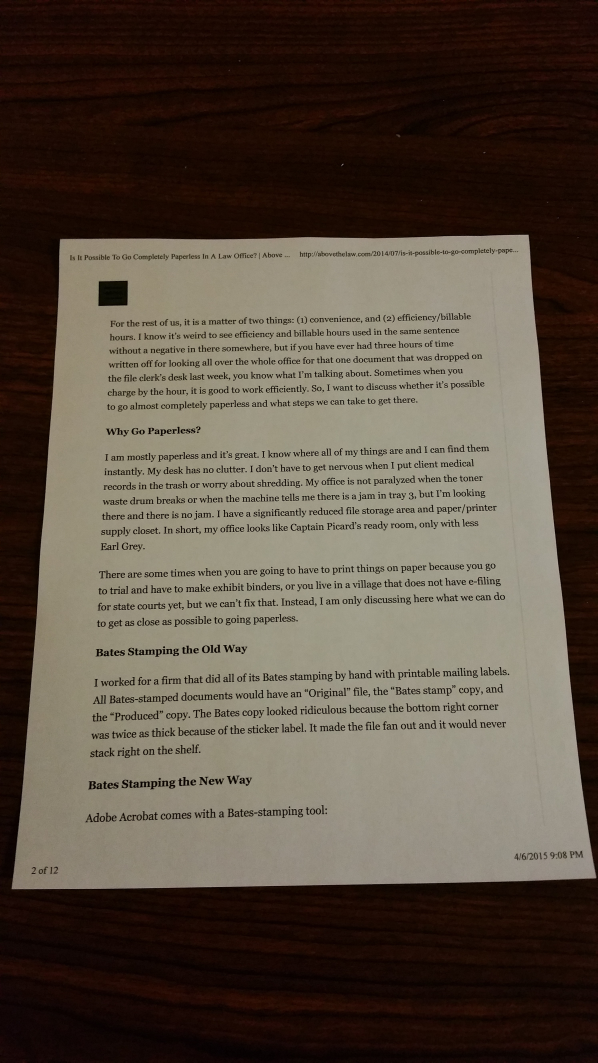
#> input picture imgs/cell_pic.jpg, 2988 x 5312 px (shown at 1/5 size); its folder holds only this picture in this run
$ python example.py
#> lines starting #> are read from the running program, lines starting #| are printed output that depends on the picture; after the words box and inside, x2 and y2 are one past the last pixel; in counts of white or black regions, pixels touching at a corner belong together
#> further down, img_in is the input picture: shape (5312, 2988, 3); mean B, G, R 66.8, 78.9, 90.4
### scanner_lib.py
# -*- coding: utf-8 -*-

import pathlib
import numpy as np
import cv2
from matplotlib import pyplot as plt

# Configure directories
BASE_DIR    = pathlib.Path(__file__).resolve().parent # Base project folder
IMGS_DIR     = BASE_DIR.joinpath('imgs') # Image resources subfolder (../imgs)
RESULTS_DIR  = BASE_DIR.joinpath('results') # Result subfolder (../results)

# [25 lines left out: function show_img, not called in this run]


def edge_img(img_0, thresh_L=100, thresh_H=400, sobel_size=3, gaus_size=0):
    '''
    Use canny method to edge detect an image.

    Parameters
    ----------
    img_0 : TYPE: 2D or 3D array of ints
        DESCRIPTION: original image.
    thresh_L : TYPE: int, optional
        DESCRIPTION: lower threshold of canny algorithm. The default is 100.
    thresh_H : TYPE: int, optional
        DESCRIPTION: higher threshold of canny algorithm. The default is 400.
    sobel_size : int, optional
        DESCRIPTION: size of sobel operator in canny. The default is 3.
    gaus_size : int, optional
        DESCRIPTION: size of preprocessing Gaussian filter. The default is 0.

    Returns
    -------
    img_canny : TYPE: 2D aray of ints
        DESCRIPTION: edge map of the image.

    '''
#> called with thresh_L = 100, thresh_H = 400, sobel_size = 3, gaus_size = 3
    # Convert to greyscale
    img_grey = cv2.cvtColor(img_0, cv2.COLOR_BGR2GRAY)
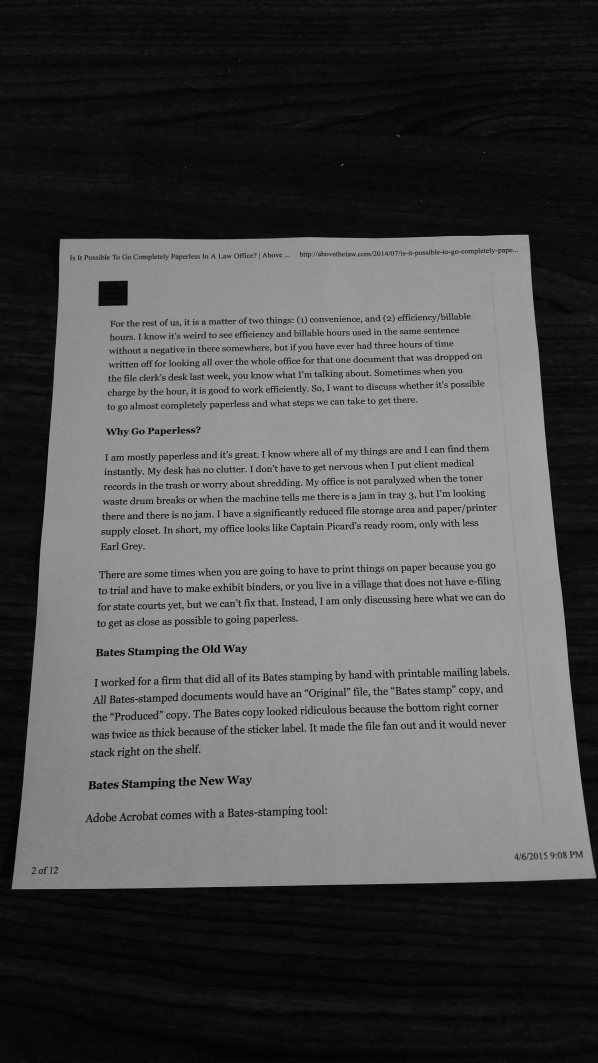
#> img_grey: shape (5312, 2988) (shown at 1/5 size); min 0, max 212, mean 80.9
    # Preprocess with low pass filter
    if gaus_size > 0:
        img_grey = cv2.GaussianBlur(img_grey, (gaus_size,gaus_size), 0)
    # Canny algo for edge detection
    img_canny = cv2.Canny(img_grey, thresh_L, thresh_H, sobel_size)
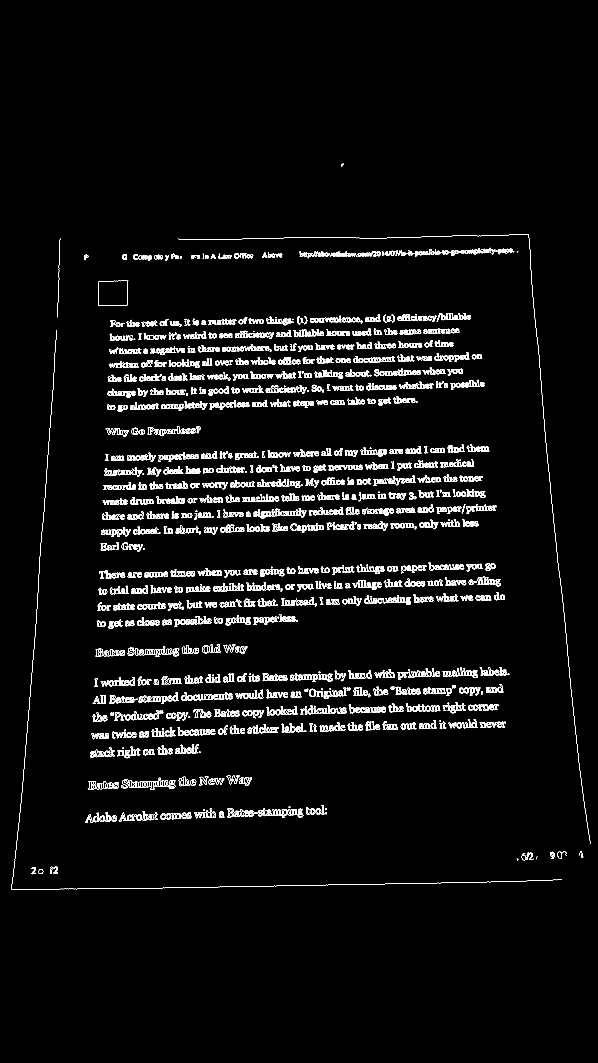
#> img_canny: shape (5312, 2988) (shown at 1/5 size); 1.6% white in thin lines or dots, all inside (x1, y1, x2, y2) = (57, 818, 2953, 4447)

    return img_canny

def contour_img(img_0, img_edged):
    """
    Find the outer contour of an image. Also map the found contour to the
    original image.

    Parameters
    ----------
    img_0 : TYPE: 2D or 3D array of ints
        DESCRIPTION: original image.
    img_edged : TYPE: 2D array of ints
        DESCRIPTION: edge map of the image.

    Raises
    ------
    Exception
        DESCRIPTION: cv2.findContours returns differently depends on OpenCV
                     version.

    Returns
    -------
    poly : 3D array of ints
        DESCRIPTION: coordinates of the approximated polygon corner.

    """
    cnts_info = cv2.findContours(img_edged.copy(), cv2.RETR_LIST,
                                  cv2.CHAIN_APPROX_SIMPLE)
#> cnts_info = 4517 contours, 976 with area under 20; largest, box (x1, y1, x2, y2) and area: (891, 3884, 948, 3931) 1340, (892, 3884, 948, 3931) 1308, (663, 3906, 752, 3939) 1299, (439, 3905, 480, 3948) 1230, (1010, 3227, 1050, 3266) 1220

    # Depends on OpenCV version
    if len(cnts_info) == 2:
        # findContours returns (contours, hierarchy) in OpenCV v2
        cnts = cnts_info[0]
#> cnts has the same summary as cnts_info
    elif len(cnts_info) == 3:
        # findContours returns (image, contours, hierarchy) in OpenCV v3
        cnts = cnts_info[1]
    else:
        raise Exception("Check OpenCV doc of your version on findContours to "
                        "locate contour list")

    # Find contour of largest area
    cnts = sorted(cnts, key=cv2.contourArea, reverse=True)

    cnt_len = cv2.arcLength(cnts[0], closed=True)
#> cnt_len = 295.6
    poly = np.squeeze(cv2.approxPolyDP(cnts[0], epsilon=0.02*cnt_len, closed=True))
#> poly = [[895, 3893], [898, 3929], [947, 3926], [945, 3904], [927, 3900], [927, 3885], [911, 3886], [914, 3925], [904, 3922], [912, 3900]]

    # cv2.drawContours(img_0, cnts[0], -1, (0,255,0), 2)
    cv2.drawContours(img_0, [poly], -1, (0,255,0), 2)


    return poly

def four_point_warp(img_0, poly):
    """
    Transform image perspective with given polygon points.

    Parameters
    ----------
    img_0 : TYPE: 2D or 3D array of ints
        DESCRIPTION: original image.
    poly : 3D array of ints
        DESCRIPTION: coordinates of the approximated polygon corner.

    Returns
    -------
    img_warped : TYPE: 2D array of ints
        DESCRIPTION: transformed image.

    """
    # Clean up dimensions
    poly = poly.reshape(4,2)

    # Top left (tl) corner is the smallest sum,
    # Bottom right (br) corner is the largest sum
    s = np.sum(poly, axis=1)
    tl = poly[np.argmin(s)]
    br = poly[np.argmax(s)]

    # top-right (tr) is smallest difference
    # botton left (bl) is largest difference
    diff = np.diff(poly, axis=1)
    tr = poly[np.argmin(diff)]
    bl = poly[np.argmax(diff)]

    width_a = np.sqrt((tl[0] - tr[0])**2 + (tl[1] - tr[1])**2 )
    width_b = np.sqrt((bl[0] - br[0])**2 + (bl[1] - br[1])**2 )
    max_width = max(int(width_a), int(width_b))

    height_a = np.sqrt((tl[0] - bl[0])**2 + (tl[1] - bl[1])**2 )
    height_b = np.sqrt((tr[0] - br[0])**2 + (tr[1] - br[1])**2 )
    max_height = max(int(height_a), int(height_b))

    # Coordinates of the new image
    destinations = np.array([
            [0,0],
            [max_width - 1, 0],
            [max_width - 1, max_height - 1],
            [0, max_height - 1]], dtype="float32")

    # Form warp matrix
    rect = np.array([tl, tr, br, bl], dtype="float32")
    Mwarp = cv2.getPerspectiveTransform(rect, destinations)

    # Apply transformation
    img_warped = cv2.warpPerspective(img_0, Mwarp, (max_width, max_height))
    return img_warped

# [28 lines left out: function beatify_scan, not called in this run]


### example.py
# -*- coding: utf-8 -*-

from scanner_lib import *
import cv2

# Find all image files under ../img
pg = IMGS_DIR.glob('**/*')
img_paths = [x for x in pg if x.is_file()]

# Initialize result buffer
img_results =[]
for f in img_paths:
    # Step 1: open file
    try:
        img_in = cv2.imread(str(f)).copy()
    except:
        raise Exception("Image file not exist or not supported")

    # Step 2: create edge map
    img_edged = edge_img(img_in, gaus_size=3)

    # Step 3: estimate document contour
    img_poly = contour_img(img_in,img_edged)
#> img_poly has the same summary as poly in contour_img

    # Step 4: perspective transform image
    try:
        img_warped = four_point_warp(img_in, img_poly)
    except:
        img_results.append(img_in)
        print("Failed to find correct object contour, drawing "
              "contour instead. File:", str(f))
        continue

    # Step 5: post process image
    img_pretty = beatify_scan(img_warped)

    # Step 6: fill in result buffer
    img_results.append(img_pretty)

# # To use matplotlib show results
# show_img(*img_results)

# # To output results to files
for i, r in enumerate(img_results):
    rpath = RESULTS_DIR.joinpath(img_paths[i].name)
    cv2.imwrite(str(rpath), r)
#> this loop made 1 pass

$ run again, on imgs/chart.jpg
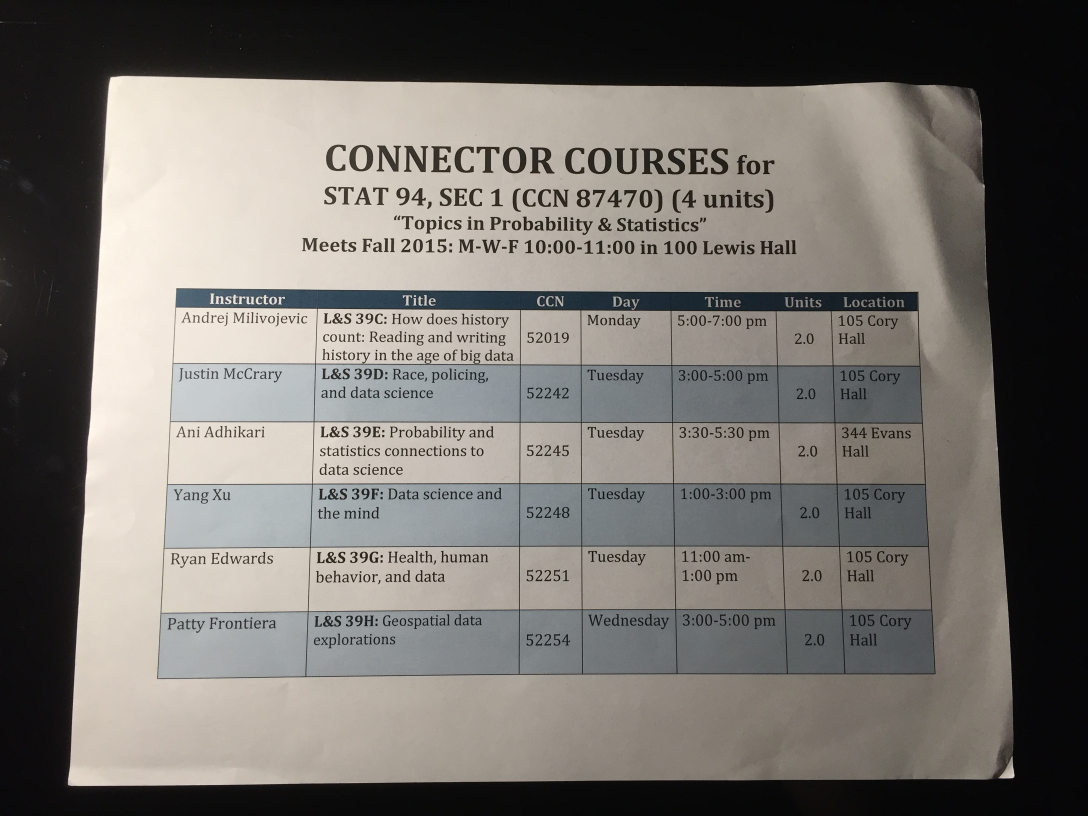
#> input picture imgs/chart.jpg, 3264 x 2448 px (shown at 1/3 size)
#> img_in is the input picture: shape (2448, 3264, 3); mean B, G, R 109.7, 114.6, 118.3
#> in edge_img, `img_canny = cv2.Canny(img_grey, thresh_L, thresh_H, sobel_size)`:
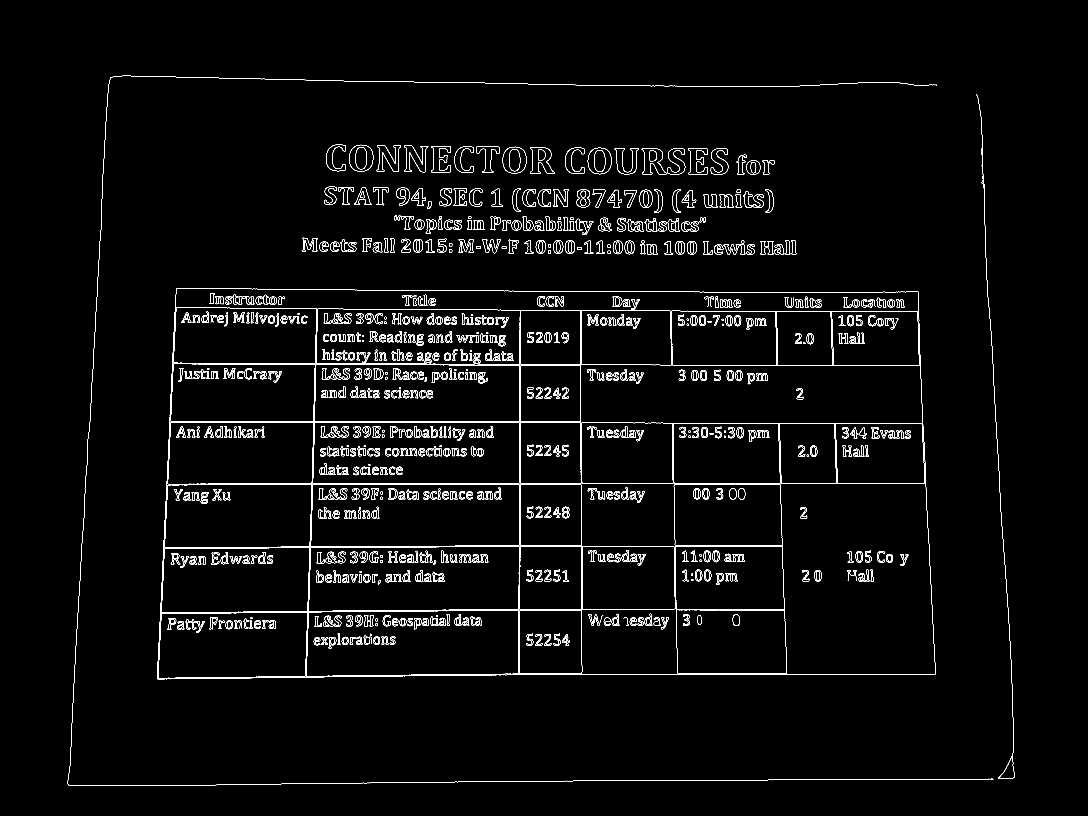
#> img_canny: shape (2448, 3264) (shown at 1/3 size); 1.9% white in thin lines or dots, all inside (x1, y1, x2, y2) = (203, 227, 3044, 2358)
#> cnts_info = 1798 contours, 291 with area under 20; largest, box (x1, y1, x2, y2) and area: (471, 864, 2807, 2038) 2629030, (471, 864, 2807, 2038) 2629028, (474, 1452, 1559, 2035) 605939, (938, 930, 1744, 1451) 276636, (503, 1091, 947, 1453) 152848
#> cnts has the same summary as cnts_info
#> cnt_len = 7016.1
#> in contour_img, `poly = np.squeeze(cv2.approxPolyDP(cnts[0], epsilon=0.02*cnt_len, clos..`: poly = [[529, 864], [471, 2036], [2806, 2022], [2754, 875]]
#> img_poly has the same summary as poly in contour_img
#> s = [1393, 2507, 4828, 3629]
#> tl = [529, 864]
#> br = [2806, 2022]
#> diff = [335, 1565, -784, -1879]
#> tr = [2754, 875]
#> bl = [471, 2036]
#> width_a = 2225
#> width_b = 2335
#> height_a = 1173.4
#> height_b = 1148.2
#> max_height = 1173
#> destinations = [[0, 0], [2334, 0], [2334, 1172], [0, 1172]]
#> rect = [[529, 864], [2754, 875], [2806, 2022], [471, 2036]]
#> Mwarp = [[1.06, 0.0525, -606.2], [-0.00536, 1.08, -933.5], [-9.85e-06, 4.35e-05, 1]]
#> in beatify_scan, `return cv2.adaptiveThreshold(img_grey, 255, cv2.ADAPTIVE_THRESH_GAUSSI..`:
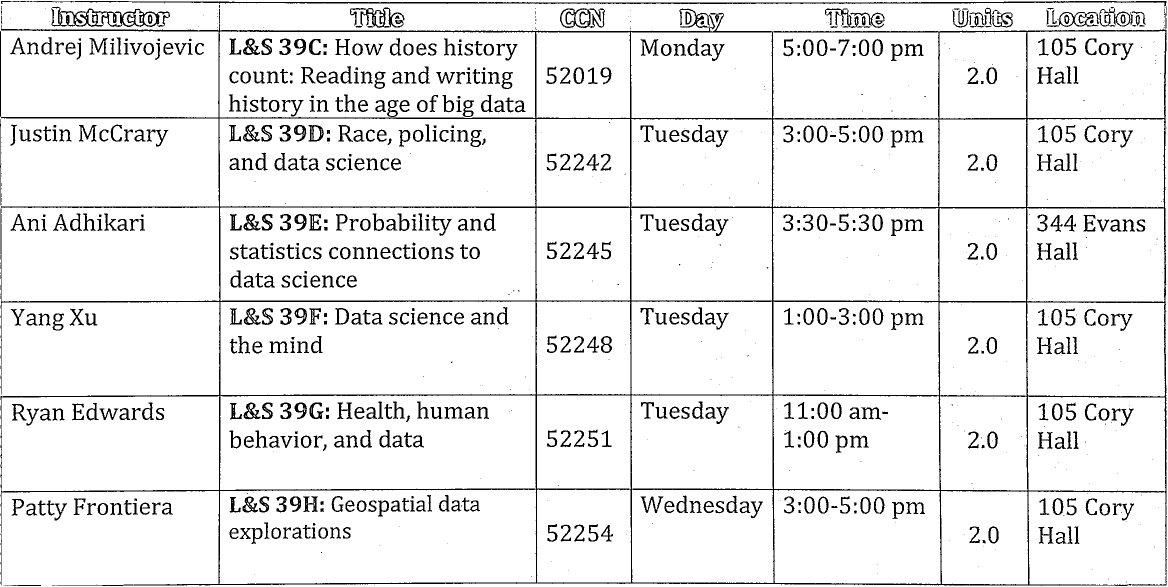
#> returned value: shape (1173, 2335) (shown at 1/2 size); 92.4% white; 931 black regions (281 under 20 px), largest, box (x1, y1, x2, y2) and area: (0, 13, 2334, 1172) 63978, (2, 2, 2333, 13) 5901, (103, 13, 340, 54) 2905
#> the loop `for i, r in enumerate(img_results):` made 1 pass
